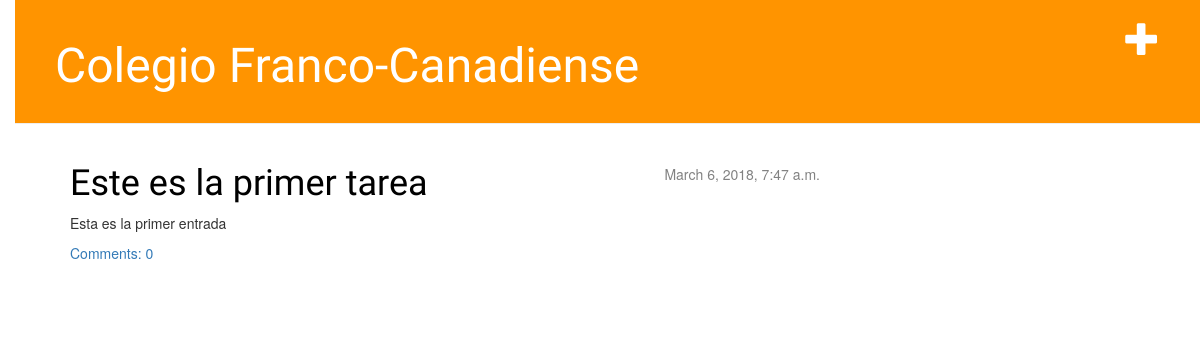
The app's page /, older data.
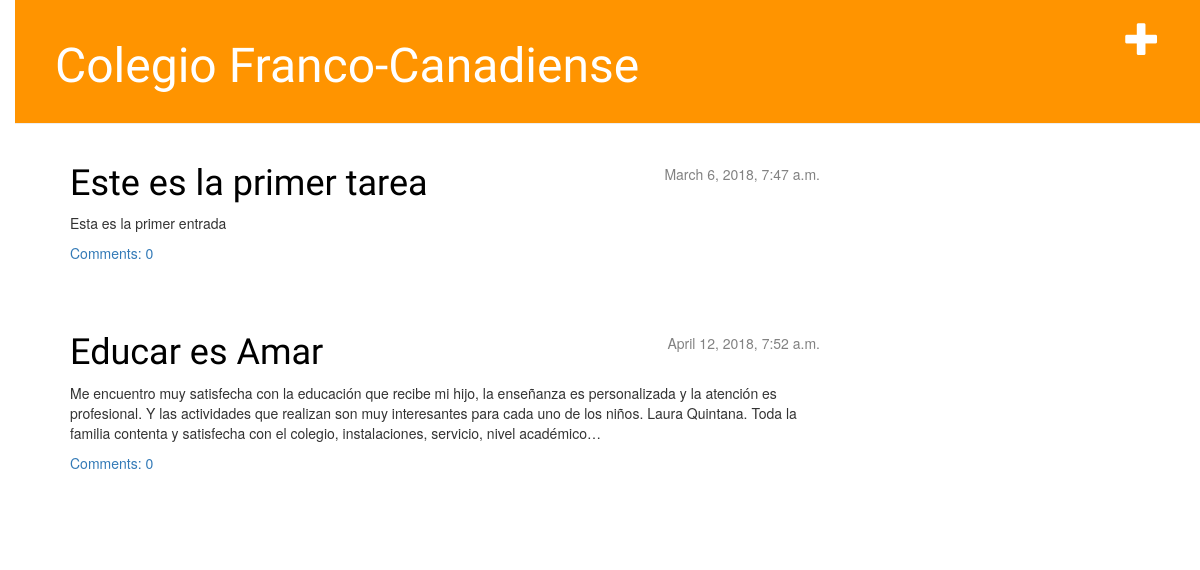
The same page, newer data.
### blog/models.py (models this page shows, shortened)
class Post(models.Model):
        author = models.ForeignKey('auth.User', on_delete=models.CASCADE)
        title = models.CharField(max_length=200)
        text = models.TextField()
        created_date = models.DateTimeField(
                default=timezone.now)
        published_date = models.DateTimeField(
                blank=True, null=True)
        def approved_comments(self):
            return self.comments.filter(approved_comment=True)

### blog/views.py (the view)
# urls.py: url(r'^$', views.post_list),
def post_list(request):
	posts = Post.objects.filter(published_date__lte=timezone.now()).order_by('published_date')
	return render(request, 'blog/post_list.html', {'posts': posts})

### blog/templates/blog/post_list.html
    {% extends 'blog/base.html' %}
    {% block content %}
        {% for post in posts %}
            <div class="post">
                <div class="date">
                    {{ post.published_date }}
                </div>
                <h1><a href="{% url 'post_detail' pk=post.pk %}">{{ post.title }}</a></h1>
                <p>{{ post.text|linebreaksbr }}</p>
                <a href="{% url 'post_detail' pk=post.pk %}">Comments: {{ post.approved_comments.count }}</a>
            </div>
        {% endfor %}
    {% endblock %}

Row changes from the older to the newer data that the page shows:
added Post: published_date "April 12, 2018, 7:52 a.m.", title "Educar es Amar", text "Me encuentro muy satisfecha con la educación que recibe mi hijo, la enseñanza es personalizada y la atención es profesional. Y las actividades que realizan son muy interesantes para cada uno de los niños. Laura Quintana. Toda la familia contenta y satisfecha con el colegio, instalaciones, servicio, nivel académico…", approved_comments.count "0"
